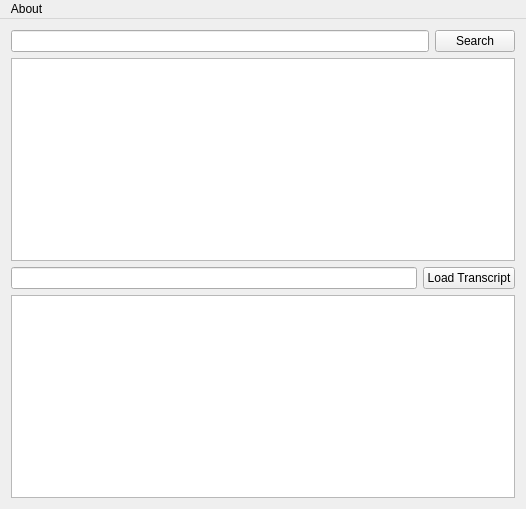
<?xml version="1.0" encoding="UTF-8"?>
<ui version="4.0">
 <class>MainWindow</class>
 <widget class="QMainWindow" name="MainWindow">
  <property name="geometry">
   <rect>
    <x>0</x>
    <y>0</y>
    <width>526</width>
    <height>509</height>
   </rect>
  </property>
  <property name="windowTitle">
   <string>DBSearch 1.0</string>
  </property>
  <widget class="QWidget" name="centralWidget">
   <layout class="QVBoxLayout" name="verticalLayout">
    <item>
     <layout class="QHBoxLayout" name="horizontalLayout">
      <item>
       <widget class="QLineEdit" name="input"/>
      </item>
      <item>
       <widget class="QPushButton" name="searchButton">
        <property name="toolTip">
         <string>Click to Search</string>
        </property>
        <property name="text">
         <string>Search</string>
        </property>
       </widget>
      </item>
     </layout>
    </item>
    <item>
     <widget class="QTextEdit" name="output">
      <property name="toolTip">
       <string>Results</string>
      </property>
     </widget>
    </item>
    <item>
     <layout class="QHBoxLayout" name="horizontalLayout_3">
      <item>
       <widget class="QLineEdit" name="fileName"/>
      </item>
      <item>
       <widget class="QPushButton" name="pushButton">
        <property name="text">
         <string>Load Transcript</string>
        </property>
       </widget>
      </item>
     </layout>
    </item>
    <item>
     <widget class="QTextEdit" name="transcript"/>
    </item>
   </layout>
  </widget>
  <widget class="QMenuBar" name="menuBar">
   <property name="geometry">
    <rect>
     <x>0</x>
     <y>0</y>
     <width>526</width>
     <height>25</height>
    </rect>
   </property>
   <property name="nativeMenuBar">
    <bool>false</bool>
   </property>
   <widget class="QMenu" name="menuAbout">
    <property name="title">
     <string>About</string>
    </property>
    <addaction name="actionAbout_DBSearch"/>
   </widget>
   <addaction name="menuAbout"/>
  </widget>
  <action name="actionAbout_DBSearch">
   <property name="checkable">
    <bool>false</bool>
   </property>
   <property name="enabled">
    <bool>true</bool>
   </property>
   <property name="text">
    <string>About DBSearch</string>
   </property>
   <property name="iconVisibleInMenu">
    <bool>true</bool>
   </property>
  </action>
 </widget>
 <layoutdefault spacing="6" margin="11"/>
 <resources/>
 <connections/>
</ui>
